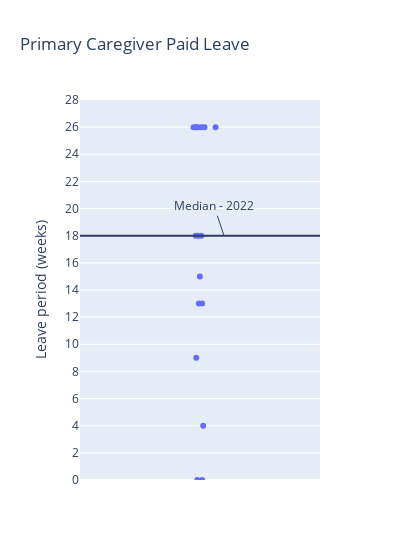

Notebook cell for this chart:
### Code cell
year=2022

fig = px.strip(df[df['year']==year], y='primary_paid', 
               #hover_data='year', 
               title='Primary Caregiver Paid Leave',
               #color='firm_type_ts', 
               stripmode='overlay', 
               hover_name='firm',  
               range_y=[0,28], 
               labels=labels,
               #category_orders={"firm_type_ts":['high', 'mid', 'low']},
               width=400
               )
fig.update_yaxes(dtick=2)
fig.add_hline(df[df['year']==year]['primary_paid'].median(skipna=True))
fig.add_annotation(x=0.1,y=18, text="Median - "+ str(year))
#fig.add_box(y = df['primary_paid'], showlegend=False, name='Box Plot of Primary Carer Leave Data', hoverinfo='skip')
#fig.add_annotation(text=dnr_message, align='left', valign='bottom', font_size=8, y=27)
fig.show()

### Figure 1 — Plotly figure (JSON) as saved in the notebook; plotly's stock layout.template omitted (floating-point values rounded to 4 significant figures)
{"data": [{"alignmentgroup": "True", "boxpoints": "all", "fillcolor": "rgba(255,255,255,0)", "hoveron": "points", "hovertemplate": "<b>%{hovertext}</b><br><br>Leave period (weeks)=%{y}<extra></extra>", "hovertext": ["AJ Park", "Anderson Lloyd", "Anthony Harper", "Bell Gully", "Buddle Findlay", "Chapman Tripp", "Davenports", "Dentons Kensington Swan", "DLA piper", "Duncan Cotterill", "Gilbert Walker", "Glaistor Ennor", "Greenwood Roche", "Grimshaw & Co", "Haigh Lyon", "Harmon Horton Lusk", "Hesketh Henry", "Hudson Gavin Martin", "Lane Neave", "Lee Salmon Long", "Lowndes Jordan", "Martelli McKegg", "Mayne Wetherll", "McVeagh Fleming", "Meredith Connell", "Minter Ellison Rudd Watts", "Morris Legal", "Rice Spier", "Russell McVeagh", "Simpson Grierson", "Tompkins Wake", "Turner Hopkins", "Wilson Harle", "Wynn Williams", "Kindrik Partners"], "legendgroup": "", "line": {"color": "rgba(255,255,255,0)"}, "marker": {"color": "#636efa"}, "name": "", "offsetgroup": "", "orientation": "v", "pointpos": 0, "showlegend": false, "type": "box", "x0": " ", "xaxis": "x", "y": [18, 26, 9, 18, 13, 26, null, 18, 26, 15, null, null, null, null, 0, null, 4, null, null, null, null, null, null, 0, 26, 26, null, null, 26, 26, null, null, null, null, 13], "y0": " ", "yaxis": "y"}], "layout": {"annotations": [{"text": "Median - 2022", "x": 0.1, "y": 18}], "boxmode": "overlay", "legend": {"tracegroupgap": 0}, "shapes": [{"type": "line", "x0": 0, "x1": 1, "xref": "x domain", "y0": 18, "y1": 18, "yref": "y"}], "title": {"text": "Primary Caregiver Paid Leave"}, "width": 400, "xaxis": {"anchor": "y", "domain": [0, 1]}, "yaxis": {"anchor": "x", "domain": [0, 1], "dtick": 2, "range": [0, 28], "title": {"text": "Leave period (weeks)"}}}}
